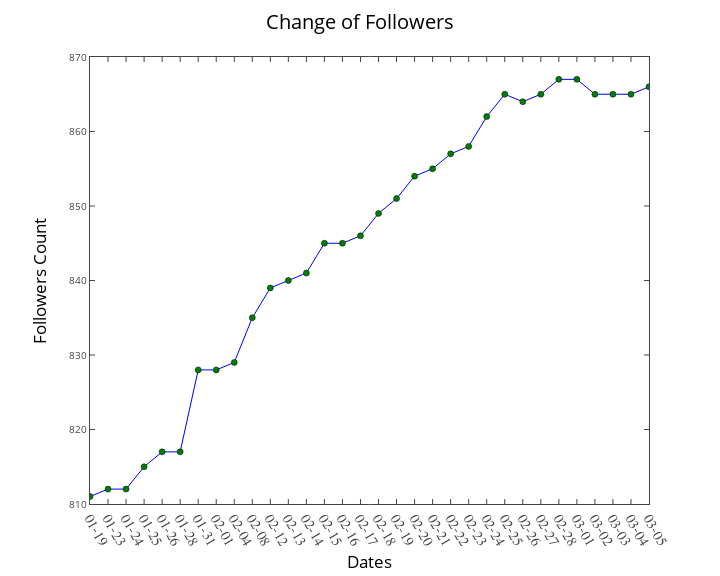

Here is the notebook cell this chart was saved with:
### Code cell
twitter_id = res.json()['users'][0]["twitter_id"]
crm_id = res.json()['users'][0]["crm_id"]
follower_counts = res.json()['users'][0]["follower_counts"]
follower_dates = res.json()['users'][0]["follower_dates"]

follower_dates = [fcd[5:] for fcd in follower_dates]

font1 = {'size'   : 20}
font2 = {'size'   : 17}
plt.switch_backend('agg')
mpl_fig = plt.figure(figsize=(10,8))
plt.title("Change of Followers", **font1)
plt.plot( range(len(follower_counts)), follower_counts)
plt.plot( range(len(follower_counts)), follower_counts, 'o', label="Followers")
plt.xlim(0, len(follower_counts)-1)
#plt.ylim(0, max(follower_counts)+10)
plt.xlabel("Dates", **font2)
plt.ylabel("Followers Count", **font2)

plotly_fig = tls.mpl_to_plotly( mpl_fig )



plotly_fig['layout']['xaxis1'].update({'ticktext': follower_dates,
                                       'tickvals': list(range(len(follower_counts))),
                                       'tickfont': {'size': 14, 'family':'Courier New, monospace'},
                                       'tickangle': 60
                                       })

iplot(plotly_fig)

### Figure 1 — Plotly figure (JSON) as saved in the notebook; plotly's stock layout.template omitted (floating-point values rounded to 4 significant figures)
{"data": [{"line": {"color": "rgba (0, 0, 255, 1)", "dash": "solid", "width": 1}, "mode": "lines", "name": "_line0", "type": "scatter", "x": [0, 1, 2, 3, 4, 5, 6, 7, 8, 9, 10, 11, 12, 13, 14, 15, 16, 17, 18, 19, 20, 21, 22, 23, 24, 25, 26, 27, 28, 29, 30, 31], "xaxis": "x1", "y": [811, 812, 812, 815, 817, 817, 828, 828, 829, 835, 839, 840, 841, 845, 845, 846, 849, 851, 854, 855, 857, 858, 862, 865, 864, 865, 867, 867, 865, 865, 865, 866], "yaxis": "y1"}, {"marker": {"color": "#007F00", "line": {"color": "#000000", "width": 0.5}, "opacity": 1, "size": 6, "symbol": "dot"}, "mode": "markers", "name": "Followers", "type": "scatter", "x": [0, 1, 2, 3, 4, 5, 6, 7, 8, 9, 10, 11, 12, 13, 14, 15, 16, 17, 18, 19, 20, 21, 22, 23, 24, 25, 26, 27, 28, 29, 30, 31], "xaxis": "x1", "y": [811, 812, 812, 815, 817, 817, 828, 828, 829, 835, 839, 840, 841, 845, 845, 846, 849, 851, 854, 855, 857, 858, 862, 865, 864, 865, 867, 867, 865, 865, 865, 866], "yaxis": "y1"}], "layout": {"autosize": false, "height": 576, "hovermode": "closest", "margin": {"b": 72, "l": 90, "pad": 0, "r": 71, "t": 57}, "showlegend": false, "title": "Change of Followers", "titlefont": {"color": "#000000", "size": 20}, "width": 720, "xaxis1": {"anchor": "y1", "domain": [0, 1], "mirror": "ticks", "nticks": 8, "range": [0, 31], "showgrid": false, "showline": true, "side": "bottom", "tickangle": 60, "tickfont": {"family": "Courier New, monospace", "size": 14}, "ticks": "inside", "ticktext": ["01-19", "01-23", "01-24", "01-25", "01-26", "01-28", "01-31", "02-01", "02-04", "02-08", "02-12", "02-13", "02-14", "02-15", "02-16", "02-17", "02-18", "02-19", "02-20", "02-21", "02-22", "02-23", "02-24", "02-25", "02-26", "02-27", "02-28", "03-01", "03-02", "03-03", "03-04", "03-05"], "tickvals": [0, 1, 2, 3, 4, 5, 6, 7, 8, 9, 10, 11, 12, 13, 14, 15, 16, 17, 18, 19, 20, 21, 22, 23, 24, 25, 26, 27, 28, 29, 30, 31], "title": "Dates", "titlefont": {"color": "#000000", "size": 17}, "type": "linear", "zeroline": false}, "yaxis1": {"anchor": "x1", "domain": [0, 1], "mirror": "ticks", "nticks": 7, "range": [810, 870], "showgrid": false, "showline": true, "side": "left", "tickfont": {"size": 10}, "ticks": "inside", "title": "Followers Count", "titlefont": {"color": "#000000", "size": 17}, "type": "linear", "zeroline": false}}}
